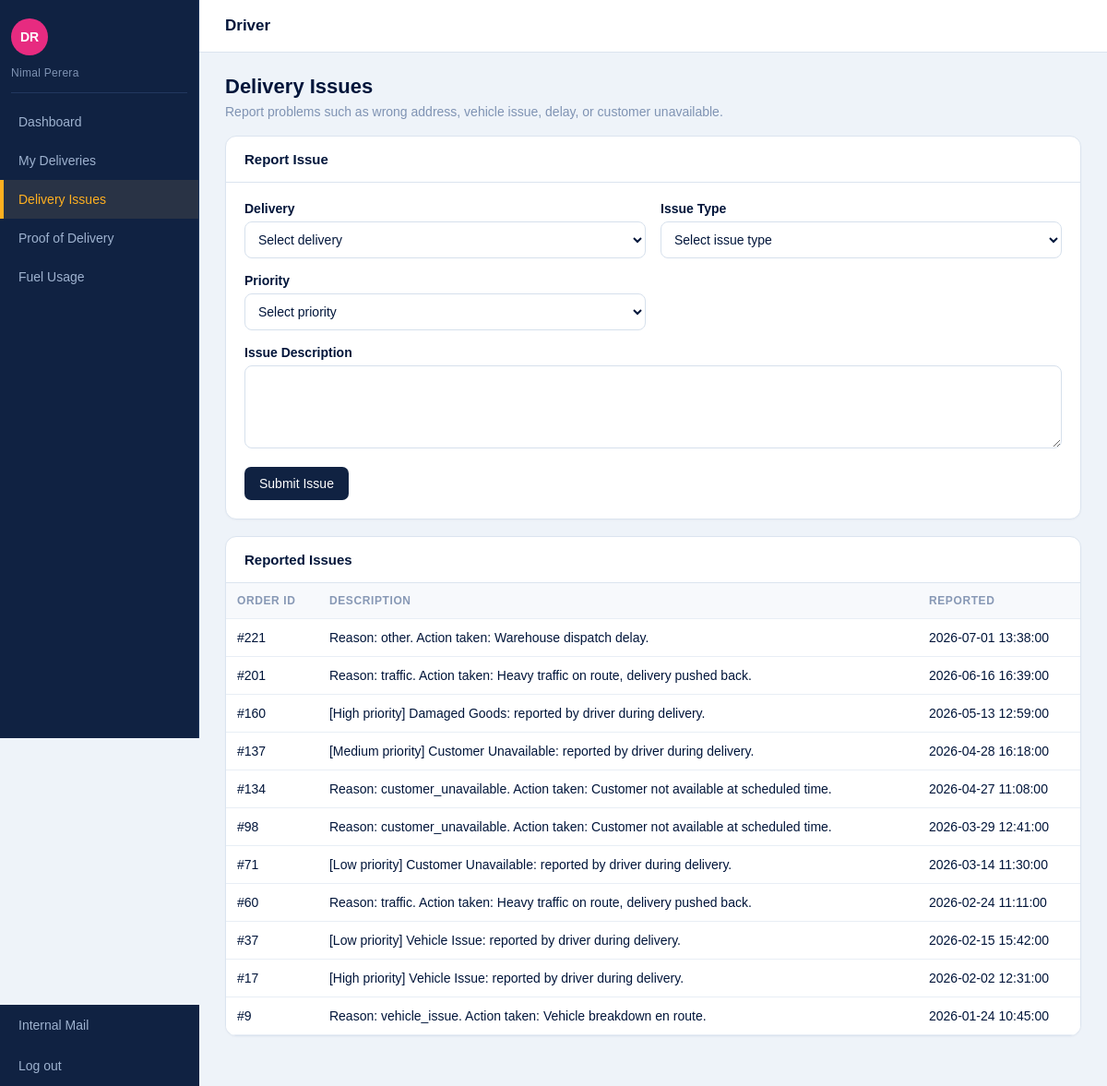
The app's page /codebase/login/roles/driver/delivery_issues.php (signed in) with its own data.
### tables this page shows
CREATE TABLE delivery_issue (
    issue_id INT AUTO_INCREMENT PRIMARY KEY,
    delivery_id INT NOT NULL,
    reported_by INT NOT NULL,
    issue_description TEXT NOT NULL,
    issue_date DATETIME NOT NULL,
    FOREIGN KEY (delivery_id) REFERENCES delivery(delivery_id),
    FOREIGN KEY (reported_by) REFERENCES employee(employee_id)
);

CREATE TABLE delivery (
    delivery_id INT AUTO_INCREMENT PRIMARY KEY,
    order_id INT NOT NULL UNIQUE,
    driver_id INT NOT NULL,
    vehicle_id INT NOT NULL,
    scheduled_date DATE NOT NULL,
    route_details TEXT,
    status VARCHAR(30) NOT NULL,
    transport_cost DECIMAL(10,2) NOT NULL,
    FOREIGN KEY (order_id) REFERENCES sales_order(order_id),
    FOREIGN KEY (driver_id) REFERENCES employee(employee_id),
    FOREIGN KEY (vehicle_id) REFERENCES vehicle(vehicle_id)
);

### codebase/login/roles/driver/helpers.php (called while the page is built, shortened)
<?php
function getCurrentEmployeeId($connection, $userId)
{
    $statement = mysqli_prepare($connection, "SELECT employee_id FROM employee WHERE user_id = ?");
    mysqli_stmt_bind_param($statement, "i", $userId);
    mysqli_stmt_execute($statement);
    $row = mysqli_fetch_assoc(mysqli_stmt_get_result($statement));
    return $row ? (int) $row["employee_id"] : null;
}

### codebase/login/roles/driver/delivery_issues.php (the view, shortened to what this page needs)
<?php
require_once __DIR__ . '/../../config.php';
require_once __DIR__ . '/helpers.php';
$currentDriverId = getCurrentEmployeeId($connection, (int) $_SESSION["user_id"]);
$issues = mysqli_query(
    $connection,
    "SELECT di.issue_id, d.order_id, di.issue_description, di.issue_date
     FROM delivery_issue di
     JOIN delivery d ON d.delivery_id = di.delivery_id
     WHERE d.driver_id = $currentDriverId
     ORDER BY di.issue_date DESC"
);
?>
<!DOCTYPE html>
<html lang="en">
<head>
  <link rel="stylesheet" href="css/driver_style.css">
</head>
<body>
  <header class="topbar">
    <h1>Driver</h1>
  </header>
  <div class="layout">
    <?php include __DIR__ . '/nav.php'; ?>
    <main class="content">
      <section class="page-title">
        <h2>Delivery Issues</h2>
        <p>Report problems such as wrong address, vehicle issue, delay, or customer unavailable.</p>
      </section>
      <section class="panel">
        <h3>Report Issue</h3>
        <form method="post" action="delivery_issues.php">
          <div class="form-grid">
            <div class="form-group">
              <label for="deliveryId">Delivery</label>
              <select id="deliveryId" name="delivery_id" required>
                <option value="">Select delivery</option>
              </select>
            </div>
            <div class="form-group">
              <label for="issueType">Issue Type</label>
              <select id="issueType" name="issue_type" required>
                <option value="">Select issue type</option>
              </select>
            </div>
            <div class="form-group">
              <label for="priority">Priority</label>
              <select id="priority" name="priority" required>
                <option value="">Select priority</option>
              </select>
            </div>
            <div class="form-group full-width">
              <label for="description">Issue Description</label>
              <textarea id="description" name="description" required></textarea>
            </div>
          </div>
          <div class="button-row"><button class="btn" type="submit">Submit Issue</button></div>
        </form>
      </section>
      <section class="panel">
        <h3>Reported Issues</h3>
        <div class="table-wrapper">
          <table>
            <thead><tr><th>Order ID</th><th>Description</th><th>Reported</th></tr></thead>
            <tbody>
              <?php while ($row = mysqli_fetch_assoc($issues)): ?>
                <tr>
                  <td>#<?= $row["order_id"] ?></td>
                  <td><?= htmlspecialchars($row["issue_description"]) ?></td>
                  <td><?= htmlspecialchars($row["issue_date"]) ?></td>
                </tr>
              <?php endwhile; ?>
            </tbody>
          </table>
        </div>
      </section>
    </main>
  </div>
</body>
</html>

### codebase/login/roles/driver/css/driver_style.css (style rules this page uses)
* { box-sizing: border-box; }
body { margin: 0; font-family: Arial, Helvetica, sans-serif; background-color: #eef3f9; color: #00153a; }
.topbar { min-height: 56px; margin-left: 216px; background-color: #ffffff; color: #00153a; border-bottom: 1px solid #dbe4ef; padding: 18px 28px; }
.topbar h1 { margin: 0; font-size: 17px; font-weight: bold; }
.layout { min-height: calc(100vh - 56px); }
.content { margin-left: 216px; padding: 24px 28px 36px; }
.page-title { margin-bottom: 18px; }
.page-title h2 { margin: 0; color: #00153a; font-size: 22px; }
.page-title p { margin: 6px 0 0; color: #7f93b3; font-size: 14px; }
.card, .panel { background-color: #ffffff; border: 1px solid #dbe4ef; border-radius: 12px; box-shadow: 0 1px 2px rgba(16, 34, 66, 0.03); }
.panel { margin-bottom: 18px; overflow: hidden; }
.panel h3 { margin: 0; padding: 16px 20px; border-bottom: 1px solid #dbe4ef; color: #00153a; font-size: 15px; }
.form-grid { display: grid; grid-template-columns: repeat(2, minmax(220px, 1fr)); gap: 16px; padding: 20px; }
.form-group { display: flex; flex-direction: column; }
.form-group.full-width { grid-column: 1 / -1; }
label { margin-bottom: 6px; color: #00153a; font-size: 14px; font-weight: bold; }
input, select, textarea { width: 100%; padding: 10px; border: 1px solid #d6e0ec; border-radius: 8px; background-color: #ffffff; color: #00153a; font-family: inherit; font-size: 14px; }
textarea { min-height: 90px; resize: vertical; }
.button-row { display: flex; gap: 10px; padding: 0 20px 20px; }
.btn { display: inline-block; padding: 10px 16px; border: none; border-radius: 7px; background-color: #102242; color: #ffffff; font-size: 14px; cursor: pointer; }
.table-wrapper { overflow-x: auto; }
table { width: 100%; border-collapse: collapse; background-color: #ffffff; }
th, td { padding: 12px; border-bottom: 1px solid #e8eef5; text-align: left; font-size: 14px; }
th { background-color: #f7f9fc; color: #8798b5; font-size: 12px; letter-spacing: 0.6px; text-transform: uppercase; }

### records on screen
delivery_issue: delivery.order_id "221", issue_description "Reason: other. Action taken: Warehouse dispatch delay.", issue_date "2026-07-01 13:38:00"
delivery_issue: delivery.order_id "201", issue_description "Reason: traffic. Action taken: Heavy traffic on route, delivery pushed back.", issue_date "2026-06-16 16:39:00"
delivery_issue: delivery.order_id "160", issue_description "[High priority] Damaged Goods: reported by driver during delivery.", issue_date "2026-05-13 12:59:00"
delivery_issue: delivery.order_id "137", issue_description "[Medium priority] Customer Unavailable: reported by driver during delivery.", issue_date "2026-04-28 16:18:00"
delivery_issue: delivery.order_id "134", issue_description "Reason: customer_unavailable. Action taken: Customer not available at scheduled time.", issue_date "2026-04-27 11:08:00"
delivery_issue: delivery.order_id "98", issue_description "Reason: customer_unavailable. Action taken: Customer not available at scheduled time.", issue_date "2026-03-29 12:41:00"
delivery_issue: delivery.order_id "71", issue_description "[Low priority] Customer Unavailable: reported by driver during delivery.", issue_date "2026-03-14 11:30:00"
delivery_issue: delivery.order_id "60", issue_description "Reason: traffic. Action taken: Heavy traffic on route, delivery pushed back.", issue_date "2026-02-24 11:11:00"
delivery_issue: delivery.order_id "37", issue_description "[Low priority] Vehicle Issue: reported by driver during delivery.", issue_date "2026-02-15 15:42:00"
delivery_issue: delivery.order_id "17", issue_description "[High priority] Vehicle Issue: reported by driver during delivery.", issue_date "2026-02-02 12:31:00"
delivery_issue: delivery.order_id "9", issue_description "Reason: vehicle_issue. Action taken: Vehicle breakdown en route.", issue_date "2026-01-24 10:45:00"

### other values on screen
$_SESSION["full_name"] "Nimal Perera"
$item[0] "Dashboard"
$item[0] "My Deliveries"
$item[0] "Delivery Issues"
$item[0] "Proof of Delivery"
$item[0] "Fuel Usage"
